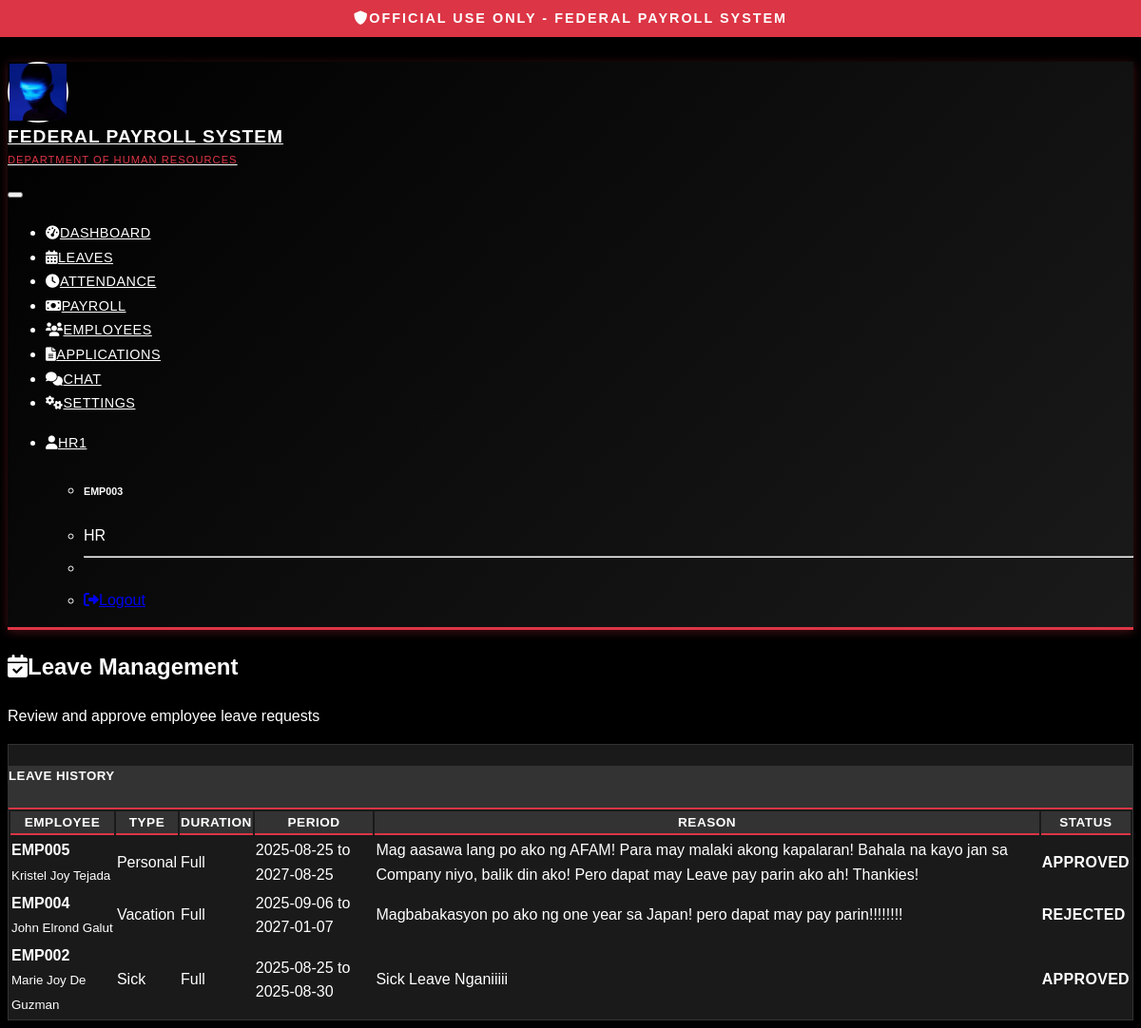
The page /hr/leaves (signed in) on the database its author committed.
### tables this page shows
CREATE TABLE settings(
        id INTEGER PRIMARY KEY AUTOINCREMENT,
        setting_name TEXT UNIQUE,
        setting_value TEXT,
        description TEXT,
        updated_by INTEGER,
        updated_at TIMESTAMP DEFAULT CURRENT_TIMESTAMP,
        FOREIGN KEY(updated_by) REFERENCES employees(id)
    );

CREATE TABLE leaves(
        id INTEGER PRIMARY KEY AUTOINCREMENT,
        employee_ref INTEGER,
        type TEXT,                         -- Sick/Vacation/Unpaid/etc.
        duration TEXT CHECK(duration IN ('Full','Half')) DEFAULT 'Full',
        start_date TEXT,
        end_date TEXT,
        reason TEXT,
        status TEXT CHECK(status IN ('Pending','Approved','Rejected')) DEFAULT 'Pending',
        FOREIGN KEY(employee_ref) REFERENCES employees(id)
    );

CREATE TABLE employees(
        id INTEGER PRIMARY KEY AUTOINCREMENT,
        employee_id TEXT UNIQUE,           -- e.g., EMP001
        username TEXT UNIQUE,
        password TEXT,
        name TEXT,
        department TEXT,
        position TEXT,
        salary_rate REAL DEFAULT 0,        -- daily rate
        role TEXT CHECK(role IN ('Admin','HR','Employee')),
        status TEXT DEFAULT 'Active',
        profile_picture TEXT               -- store file path
    , nfc_id TEXT, qr_code_path TEXT);

### routes/hr.py (the view, shortened to what this page needs)
@hr_bp.route('/leaves', methods=['GET', 'POST'])
@login_required
@role_required('HR')
def manage_leaves():
    conn = get_db_connection()
    pending_leaves = conn.execute('''
        SELECT l.id, e.employee_id, e.name, l.type, l.duration, l.start_date, l.end_date, l.reason, l.status
        FROM leaves l JOIN employees e ON e.id = l.employee_ref
        WHERE l.status = 'Pending'
        ORDER BY l.id
    ''').fetchall()
    all_leaves = conn.execute('''
        SELECT l.id, e.employee_id, e.name, l.type, l.duration, l.start_date, l.end_date, l.reason, l.status
        FROM leaves l JOIN employees e ON e.id = l.employee_ref
        ORDER BY l.id DESC
    ''').fetchall()
    conn.close()
    return render_template('hr/leaves.html', pending_leaves=pending_leaves, all_leaves=all_leaves)

### app.py (called while the page is built)
@app.before_request
def load_global_context():
    if session.get('user_id'):
        conn = database.get_db_connection()
        try:
            logo_setting = conn.execute("SELECT setting_value FROM settings WHERE setting_name = 'system_logo'").fetchone()
            g.current_logo = logo_setting['setting_value'] if logo_setting else None
        except:
            g.current_logo = None
        finally:
            conn.close()
    else:
        g.current_logo = None

@app.context_processor
def inject_global_context():
    return dict(current_logo=g.current_logo)

### auth.py (called while the page is built, shortened)
def login_required(f):
    @wraps(f)
    def decorated_function(*args, **kwargs):
        if 'user_id' not in session:
            return redirect(url_for('auth.login'))
        if 'login_time' in session:
            login_time = datetime.fromisoformat(session['login_time'])
            if datetime.now() - login_time > timedelta(hours=8):
                log_security_event('SESSION_TIMEOUT', session['user_id'], request.remote_addr, "Session timed out")
                session.clear()
                flash('Your session has expired. Please log in again.', 'warning')
                return redirect(url_for('auth.login'))
        return f(*args, **kwargs)
    return decorated_function

def role_required(role):
    def decorator(f):
        @wraps(f)
        def decorated_function(*args, **kwargs):
            if 'user_id' not in session:
                return redirect(url_for('auth.login'))
            user_role = session.get('role')
            if user_role in ['Admin', 'HR']:
                return f(*args, **kwargs)
        return decorated_function
    return decorator

### database.py (called while the page is built)
def get_db_connection():
    conn = sqlite3.connect(DB_NAME)
    conn.row_factory = sqlite3.Row
    return conn

### templates/hr/leaves.html (shortened to what this page needs)
{% extends "base.html" %}
{% block content %}
<div class="row">
    <div class="col-12">
        <h2><i class="fas fa-calendar-check me-2"></i>Leave Management</h2>
        <p class="text-muted">Review and approve employee leave requests</p>
    </div>
</div>
<div class="row">
    <div class="col-12">
        <div class="card">
            <div class="card-header">
                <h5 class="card-title mb-0">Leave History</h5>
            </div>
            <div class="card-body">
                {% if all_leaves %}
                <div class="table-responsive">
                    <table class="table table-hover">
                        <thead>
                            <tr>
                                <th>Employee</th>
                                <th>Type</th>
                                <th>Duration</th>
                                <th>Period</th>
                                <th>Reason</th>
                                <th>Status</th>
                            </tr>
                        </thead>
                        <tbody>
                            {% for leave in all_leaves %}
                            <tr>
                                <td>
                                    <div>
                                        <strong>{{ leave.employee_id }}</strong><br>
                                        <small class="text-muted">{{ leave.name }}</small>
                                    </div>
                                </td>
                                <td>{{ leave.type }}</td>
                                <td>{{ leave.duration }}</td>
                                <td>{{ leave.start_date }} to {{ leave.end_date }}</td>
                                <td>{{ leave.reason }}</td>
                                <td>
                                    <span class="badge bg-{{ 'warning' if leave.status == 'Pending' else 'success' if leave.status == 'Approved' else 'danger' }}">
                                        {{ leave.status }}
                                    </span>
                                </td>
                            </tr>
                            {% endfor %}
                        </tbody>
                    </table>
                </div>
                {% else %}
                <div class="text-center py-5">
                    <i class="fas fa-calendar-alt fa-3x text-muted mb-3"></i>
                    <h5 class="text-muted">No leave requests found</h5>
                </div>
                {% endif %}
            </div>
        </div>
    </div>
</div>
{% endblock %}

### templates/base.html (shortened to what this page needs)
<!DOCTYPE html>
<html lang="en" data-bs-theme="dark">
<head>
    <link href="https://cdn.replit.com/agent/bootstrap-agent-dark-theme.min.css" rel="stylesheet">
    <link href="https://cdnjs.cloudflare.com/ajax/libs/font-awesome/6.0.0/css/all.min.css" rel="stylesheet">
    <link href="{{ url_for('static', filename='css/government-style.css') }}" rel="stylesheet">
</head>
<body>
    <div class="classification-banner">
        <i class="fas fa-shield-alt me-2"></i>OFFICIAL USE ONLY - FEDERAL PAYROLL SYSTEM
    </div>
    {% if session.user_id %}
    <nav class="navbar navbar-expand-lg government-header main-content-with-banner">
        <div class="container">
            <a class="navbar-brand d-flex align-items-center" href="{{ url_for('index') }}">
                <div class="government-seal">
                    {% if current_logo %}
                        <img src="{{ url_for('static', filename='images/' + current_logo) }}"
                             alt="System Logo"
                             class="rounded-circle"
                             style="width: 100%; height: 100%; object-fit: cover;">
                    {% else %}
                        <i class="fas fa-shield-alt"></i>
                    {% endif %}
                </div>
                <div>
                    <div style="font-size: 1.2rem; font-weight: 700;">Federal Payroll System</div>
                    <div style="font-size: 0.7rem; color: var(--gov-red); font-weight: 500;">Department of Human Resources</div>
                </div>
            </a>
            <button class="navbar-toggler" type="button" data-bs-toggle="collapse" data-bs-target="#navbarNav">
            </button>
            <div class="collapse navbar-collapse" id="navbarNav">
                <ul class="navbar-nav me-auto">
                    {% if session.role == 'Admin' %}
                        <li class="nav-item">
                            <a class="nav-link" href="{{ url_for('admin.dashboard') }}">
                                <i class="fas fa-tachometer-alt me-1"></i>Dashboard
                            </a>
                        </li>
                        <li class="nav-item">
                            <a class="nav-link" href="{{ url_for('admin.list_employees') }}">
                                <i class="fas fa-users me-1"></i>Employees
                            </a>
                        </li>
                        <li class="nav-item">
                            <a class="nav-link" href="{{ url_for('admin.payroll') }}">
                                <i class="fas fa-money-bill me-1"></i>Payroll
                            </a>
                        </li>
                        <li class="nav-item">
                            <a class="nav-link" href="{{ url_for('applications.manage_applications') }}">
                                <i class="fas fa-file-alt me-1"></i>Applications
                            </a>
                        </li>
                        <li class="nav-item">
                            <a class="nav-link" href="{{ url_for('chat.chat_dashboard') }}">
                                <i class="fas fa-comments me-1"></i>Chat
                            </a>
                        </li>
                        <li class="nav-item">
                            <a class="nav-link" href="{{ url_for('settings.settings') }}">
                                <i class="fas fa-cogs me-1"></i>Settings
                            </a>
                        </li>
                    {% elif session.role == 'HR' %}
                        <li class="nav-item">
                            <a class="nav-link" href="{{ url_for('hr.dashboard') }}">
                                <i class="fas fa-tachometer-alt me-1"></i>Dashboard
                            </a>
                        </li>
                        <li class="nav-item">
                            <a class="nav-link" href="{{ url_for('hr.manage_leaves') }}">
                                <i class="fas fa-calendar-alt me-1"></i>Leaves
                            </a>
                        </li>
                        <li class="nav-item">
                            <a class="nav-link" href="{{ url_for('hr.attendance_report') }}">
                                <i class="fas fa-clock me-1"></i>Attendance
                            </a>
                        </li>
                        <li class="nav-item">
                            <a class="nav-link" href="{{ url_for('hr.payroll_report') }}">
                                <i class="fas fa-money-bill me-1"></i>Payroll
                            </a>
                        </li>
                        <li class="nav-item">
                            <a class="nav-link" href="{{ url_for('hr.list_employees') }}">
                                <i class="fas fa-users me-1"></i>Employees
                            </a>
                        </li>
                        <li class="nav-item">
                            <a class="nav-link" href="{{ url_for('applications.manage_applications') }}">
                                <i class="fas fa-file-alt me-1"></i>Applications
                            </a>
                        </li>
                        <li class="nav-item">
                            <a class="nav-link" href="{{ url_for('chat.chat_dashboard') }}">
                                <i class="fas fa-comments me-1"></i>Chat
                            </a>
                        </li>
                        <li class="nav-item">
                            <a class="nav-link" href="{{ url_for('settings.settings') }}">
                                <i class="fas fa-cogs me-1"></i>Settings
                            </a>
                        </li>
                    {% endif %}
                </ul>
                <ul class="navbar-nav">
                    <li class="nav-item dropdown">
                        <a class="nav-link dropdown-toggle" href="#" role="button" data-bs-toggle="dropdown">
                            <i class="fas fa-user me-1"></i>{{ session.name }}
                        </a>
                        <ul class="dropdown-menu">
                            <li><h6 class="dropdown-header">{{ session.employee_id }}</h6></li>
                            <li><span class="dropdown-item-text">{{ session.role }}</span></li>
                            <li><hr class="dropdown-divider"></li>
                            <li><a class="dropdown-item" href="{{ url_for('auth.logout') }}">
                                <i class="fas fa-sign-out-alt me-1"></i>Logout
                            </a></li>
                        </ul>
                    </li>
                </ul>
            </div>
        </div>
    </nav>
    {% endif %}
    <main class="container my-4 {% if not session.user_id %}main-content-with-banner{% endif %}">
        {% block content %}{% endblock %}
    </main>
</body>
</html>

### static/css/government-style.css (style rules this page uses)
:root { --gov-black: #000000; --gov-white: #ffffff; --gov-red: #dc3545; --gov-gray-dark: #1a1a1a; --gov-gray-medium: #333333; --gov-gray-light: #666666; --gov-blue-dark: #0d1b2a; --gov-blue-accent: #1B4F72; }
body { font-family: 'Arial', 'Helvetica Neue', sans-serif; background-color: var(--gov-black); color: var(--gov-white); font-weight: 400; line-height: 1.6; }
.government-header { background: linear-gradient(135deg, var(--gov-black) 0%, var(--gov-gray-dark) 100%); border-bottom: 3px solid var(--gov-red); box-shadow: 0 2px 10px rgba(220, 53, 69, 0.3); }
.government-header .navbar-brand { font-weight: 700; font-size: 1.5rem; color: var(--gov-white) !important; text-transform: uppercase; letter-spacing: 1px; }
.government-header .nav-link { color: var(--gov-white) !important; font-weight: 500; text-transform: uppercase; font-size: 0.9rem; letter-spacing: 0.5px; border-radius: 0; transition: all 0.3s ease; }
.government-seal { width: 60px; height: 60px; background: radial-gradient(circle, var(--gov-red) 0%, var(--gov-gray-dark) 100%); border: 2px solid var(--gov-white); border-radius: 50%; display: flex; align-items: center; justify-content: center; margin-right: 15px; }
.card { background-color: var(--gov-gray-dark); border: 1px solid var(--gov-gray-medium); border-radius: 0; box-shadow: 0 4px 15px rgba(0, 0, 0, 0.5); }
.card-header { background-color: var(--gov-gray-medium); border-bottom: 2px solid var(--gov-red); color: var(--gov-white); font-weight: 600; text-transform: uppercase; letter-spacing: 0.5px; }
.card-body { background-color: var(--gov-gray-dark); color: var(--gov-white); }
.table { --bs-table-bg: var(--gov-gray-dark); --bs-table-color: var(--gov-white); --bs-table-border-color: var(--gov-gray-medium); --bs-table-striped-bg: var(--gov-gray-medium); --bs-table-hover-bg: var(--gov-gray-medium); }
.table thead th { background-color: var(--gov-gray-medium); border-bottom: 2px solid var(--gov-red); color: var(--gov-white); font-weight: 700; text-transform: uppercase; letter-spacing: 0.5px; font-size: 0.85rem; }
.badge { font-weight: 600; text-transform: uppercase; letter-spacing: 0.3px; border-radius: 0; }
.classification-banner { background-color: var(--gov-red); color: var(--gov-white); text-align: center; padding: 8px; font-weight: 700; text-transform: uppercase; letter-spacing: 2px; font-size: 0.9rem; position: fixed; top: 0; left: 0; right: 0; z-index: 1050; }
.main-content-with-banner { margin-top: 65px; }

### rows shown on the page
settings: setting_value (picture)
leaves: employee_id "EMP005", name "Kristel Joy Tejada", type "Personal", duration "Full", start_date "2025-08-25", end_date "2027-08-25", reason "Mag aasawa lang po ako ng AFAM! Para may malaki akong kapalaran! Bahala na kayo jan sa Company niyo, balik din ako! Pero dapat may Leave pay parin ako ah! Thankies!", status "APPROVED"
leaves: employee_id "EMP004", name "John Elrond Galut", type "Vacation", duration "Full", start_date "2025-09-06", end_date "2027-01-07", reason "Magbabakasyon po ako ng one year sa Japan! pero dapat may pay parin!!!!!!!!", status "REJECTED"
leaves: employee_id "EMP002", name "Marie Joy De Guzman", type "Sick", duration "Full", start_date "2025-08-25", end_date "2025-08-30", reason "Sick Leave Nganiiiii", status "APPROVED"

### other values the page prints
{{ session.name }} "HR1"
{{ session.employee_id }} "EMP003"
{{ session.role }} "HR"
